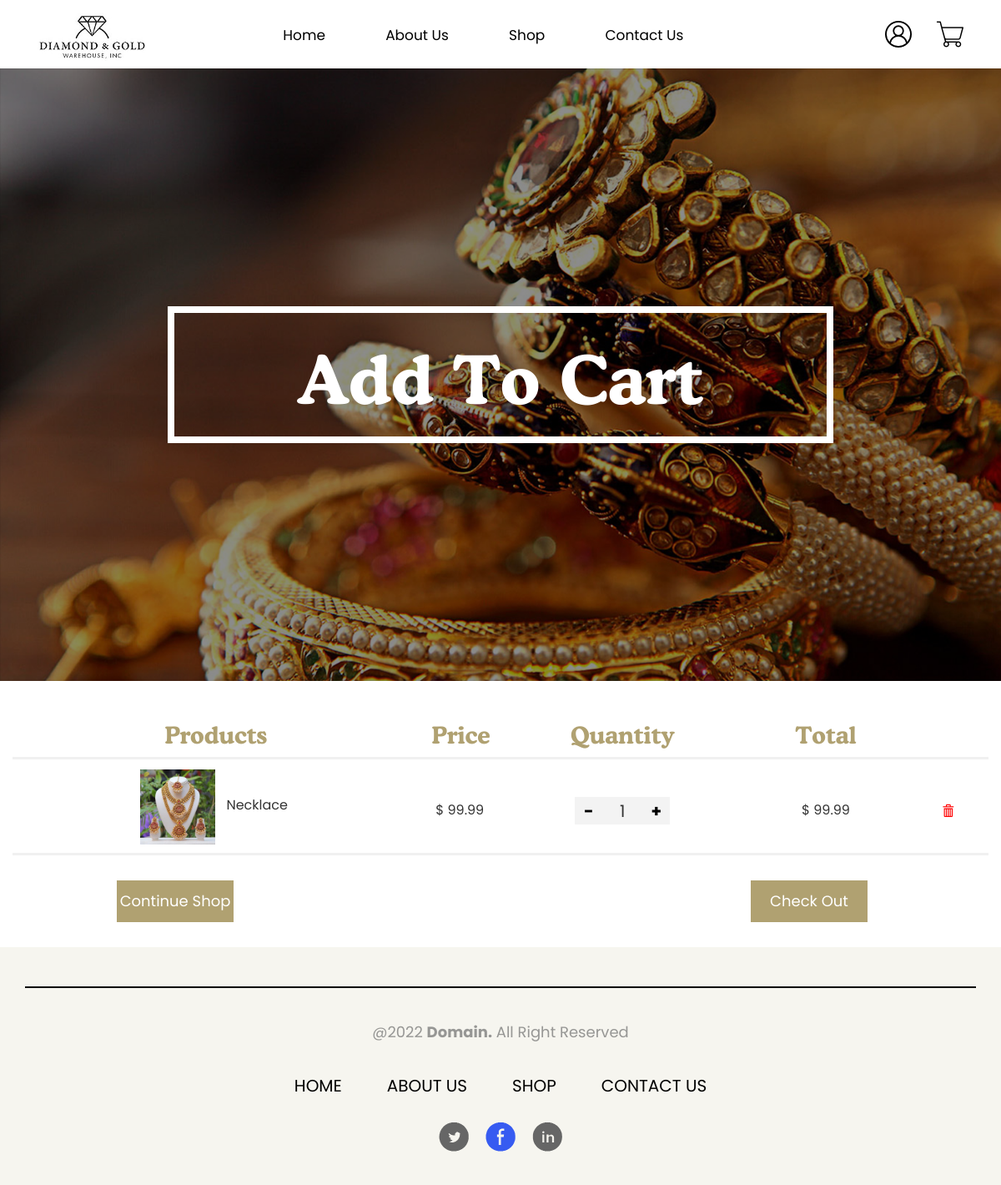
Screenshot of /webE-Commerce/cart.php?productid=15 with the database file from the repository.
### tables this page shows
CREATE TABLE `products` (
  `p_id` int(11) NOT NULL,
  `name` varchar(150) NOT NULL,
  `price` float NOT NULL,
  `description` text NOT NULL,
  `image` varchar(500) NOT NULL,
  `quantity` int(11) NOT NULL,
  `status` tinyint(1) NOT NULL,
  `created_on` timestamp NOT NULL DEFAULT current_timestamp()
);

### webE-Commerce/cart.php (the view, shortened to what this page needs)
<?php
$size = 0;
?>
<!DOCTYPE html>
<html lang="en">
<head>
    <link href="css/bootstrap.min.css" rel="stylesheet">
    <link rel="stylesheet" type="text/css" href="css/style.css">
    <link href="css/style.css?v=<?php echo time(); ?>" rel="stylesheet" type="text/css" />
</head>
<body>
    <?php
    include('connection.php');
    $p_id = $_GET["productid"];
    $sql = "SELECT * FROM `products` WHERE p_id = " . $p_id;
    $result = $con->query($sql);
    $data = mysqli_fetch_array($result);
    ?>
    <header>
        <div class="container">
            <div class="row">
                <nav class="navbar navbar-default bg-color">
                    <div class="col-md-2 col-sm-2">
                        <div class="navbar-header">
                            <a class="navbar-brand" href="index.php">
                                <div class="logo">
                                    <img src="images/j_logo.png" alt="logo">
                                </div>
                            </a>
                        </div>
                    </div>
                    <div class="col-md-10 col-sm-10">
                        <div class="collapse navbar-collapse" id="my-navbar-collapse">
                            <div class="row">
                                <div class="col-md-9 col-sm-9 navigation-bar">
                                    <ul class="nav navbar-nav">
                                        <li><a href="index.php">Home</a></li>
                                        <li><a href="aboutus.php">About Us</a></li>
                                        <li><a href="menu.php">Shop</a></li>
                                        <li><a href="contactus.php">Contact Us</a></li>
                                    </ul>
                                </div>
                                <div class="col-md-3 col-sm-3 icons">
                                    <ul class="nav navbar-nav navbar-right">
                                        <li>
                                            <a href="userAccount.php">
                                                <div class="user-active" data-icon="<?php echo ($_SESSION['user-active']) ?>" id="cart_item_qty">
                                                    <img src="images/user.png" alt="" class="bell-icon" />
                                                </div>
                                            </a>
                                        </li>
                                        <li>
                                            <a href="checkout.php">
                                                <div class="cart-item-qty" data-number="<?php echo ($size) ?>" id="cart_item_qty">
                                                    <img src="images/cart.png" alt="" class="bell-icon" />
                                                </div>
                                            </a>
                                        </li>
                                    </ul>
                                </div>
                            </div>
                        </div>
                    </div>
                </nav>
            </div>
        </div>
    </header>
    <section>
        <div class="banner-main">
            <div class="container">
                <div class="border-banner">
                    <h1 class="banner-heading">Add To Cart</h1>
                </div>
            </div>
        </div>
    </section>
    <section>
        <div class="container">
            <div class="row add-cart">
                <div class="col-md-5 col-sm-5">
                    <h2 class="subHeading">Products</h2>
                </div>
                <div class="col-md-1 col-sm-1">
                    <h2 class="subHeading">Price</h2>
                </div>
                <div class="col-md-3 col-sm-3">
                    <h2 class="subHeading">Quantity</h2>
                </div>
                <div class="col-md-2 col-sm-2">
                    <h2 class="subHeading">Total</h2>
                </div>
            </div>
            <form action="fun.php" method="post">
                <div class="row add-to-cart-products">
                    <div class="col-md-5 col-sm-5 product-quantity product-check">
                        <ul class="list-inline">
                            <li>
                                <img src="<?php echo $data['image']; ?>" alt="product image">
                            </li>
                            <li>
                                <p class="mainPara"><?php echo $data['name']; ?></p>
                            </li>
                        </ul>
                    </div>
                    <div class="col-md-1 col-sm-1 product-quantity">
                        <p class="mainPara">$ <span id="p_p"><?php echo $data['price']; ?></span></p>
                    </div>
                    <div class="col-md-3 col-sm-3 product-quantity">
                        <div class='quantity-button'>
                            <button class="down_count disabled" type="button">-</button>
                            <input class="quality-counter" type="number" id="p_q" value="1" max="<?php echo $data['quantity']; ?>" onkeypress="return false" onkeydown="return false" onkeyup="return false" name="pd_qty">
                            <button class="up_count" type="button">+</button>
                        </div>
                    </div>
                    <div class="col-md-2 col-sm-2 product-quantity">
                        <p class="mainPara">$ <span id="t_t"><?php echo $data['price']; ?></span></p>
                    </div>
                    <div class="col-md-1 col-sm-1 product-quantity">
                        <div class="trash-item">
                            <button type="button" onclick="zeroQuantity()">
                                <span class="glyphicon glyphicon-trash"></span>
                            </button>
                        </div>
                    </div>
                </div>
                <div class="row add-to-cart-buttons">
                    <div class="col-md-2 col-md-offset-1 col-sm-2 col-sm-offset-1 col-xs-6">
                        <div class="more-button">
                            <a href="menu.php">Continue Shop</a>
                        </div>
                    </div>
                    <div class="col-md-2 col-md-offset-6 col-sm-2 col-sm-offset-6 col-xs-6 input-button" style="margin-top: 0px">
                        <button type="submit">
                            Check Out
                        </button>
                    </div>
                </div>
            </form>
        </div>
    </section>
    <footer>
        <div class="footerSection">
            <div class="container">
                <div class="row">
                    <div class="col-md-12 right">
                        <hr>
                        <p>@2022 <strong>Domain.</strong> All Right Reserved</p>
                    </div>
                </div>
                <div class="row">
                    <div class="col-md-12 col-sm-12">
                        <div class="navigation">
                            <ul>
                                <li><a href="index.php">HOME</a></li>
                                <li><a href="aboutus.php">ABOUT US</a></li>
                                <li><a href="menu.php">SHOP</a></li>
                                <li><a href="contactus.php">CONTACT US</a></li>
                            </ul>
                        </div>
                    </div>
                </div>
                <div class="row">
                    <div class="col-md-12">
                        <div class="contactUs">
                            <a href="#">
                                <img src="images/contactUs.png" alt="contact us pic">
                            </a>
                        </div>
                    </div>
                </div>
            </div>
        </div>
    </footer>
</body>
</html>

### webE-Commerce/css/style.css (style rules this page uses)
.bg-color { background-color: white; border: none; margin-bottom: 15px; }
.logo img { width: 130px; }
.navigation-bar ul { display: flex; justify-content: space-evenly; float: none; padding-top: 17px; color: black; }
.navigation-bar ul li a { text-decoration: none; font-family: 'Poppins', sans-serif; color: black !important; font-size: 17px; }
.navigation { text-align: center; }
.navigation ul { padding: 0px; padding-top: 27px; }
.navigation ul li { display: inline-block; }
.navigation ul li a { padding: 0 25px; color: black; font-size: 20px; text-decoration: none; font-family: 'Poppins', sans-serif; }
.icons { margin-top: 10px; }
.icons ul li a { padding-bottom: 0px; }
section { overflow: hidden; }
.banner-main { color: white; background-image: url("../images/banner.png"); height: auto; width: 100%; background-size: cover; background-repeat: no-repeat; text-align: center; }
.border-banner { border: 8px white solid; padding: 15px 20px; margin: 25% 15%; color: white; text-align: center; }
.banner-heading { font-family: cooper; font-size: 80px; font-weight: bold; }
.subHeading { font-family: cooper; font-size: 28px; color: #b0a171; }
.mainPara { font-size: 16px; font-family: 'Poppins', sans-serif; margin: 15px 0px; }
.more-button { height: 50px; width: 140px; text-align: center; background-color: #b0a171; padding: 12px 0px; }
.more-button a { font-size: 18px; color: white; text-decoration: none; font-family: 'Poppins', sans-serif; }
.input-button { margin-top: 40px; font-family: 'poppins', sans-serif; font-size: 18px; }
.input-button button { margin: 0px; background-color: #b0a171; color: white; border: none; height: 50px; width: 140px; }
.footerSection { background-color: #f6f5ef; }
.right { font-size: 18px; text-align: center; color: #969694; margin-top: 27px; font-family: 'Poppins', sans-serif; }
.right hr { border: 1.5px solid black; background-color: black; margin-bottom: 40px; }
.contactUs { margin: 20px 0px 40px 0px; text-align: center; }
.quality-counter { width: 50px; height: 33px; font-size: 20px; font-family: 'Poppins', sans-serif; border: none; text-align: center; background-color: #f3f3f3; }
.quantity-button button { font-size: 20px; font-weight: bold; font-family: 'Poppins', sans-serif; color: black; width: 33px; height: 33px; border: none; background-color: #f3f3f3; margin: 0px -5px; }
.product-quantity { display: flex; justify-content: center; align-items: center; height: 100px; margin-top: 12px; }
.product-quantity ul li img { width: 90px; max-height: 90px; }
.add-cart { margin-top: 30px; text-align: center; border-bottom: 3px solid #f0f0f0; }
.add-to-cart-products { border-bottom: 3px solid #f0f0f0; }
.add-to-cart-buttons { margin: 30px 0px; }
.trash-item button { border: none; background-color: transparent; padding: 0px; }
.trash-item button .glyphicon { color: red; }
.quantity-button input[type=number] { -moz-appearance: textfield; }
.cart-item-qty::after { content: attr(data-number); width: 20px; height: 20px; background-color: red; color: white; text-align: center; border-radius: 50%; position: absolute; top: 5px; right: 0; opacity: 0; transform: translate(3px); }
.user-active::after { content: attr(data-icon); width: 20px; height: 20px; background-color: red; color: white; text-align: center; border-radius: 50%; position: absolute; top: 5px; right: 0; opacity: 0; transform: translate(3px); }

### rows the page displays
products: image (picture), name "Necklace", price "99.99"
